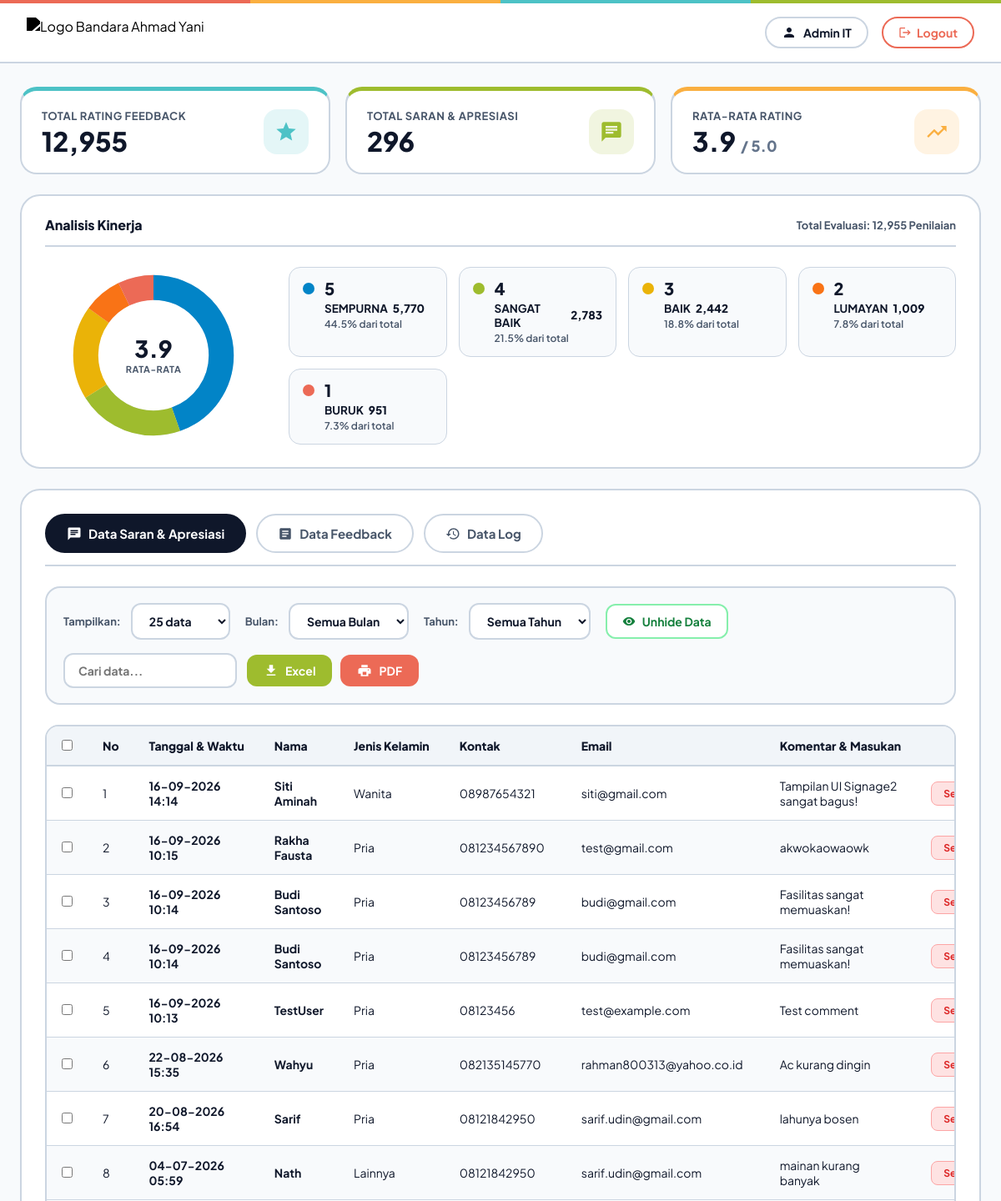
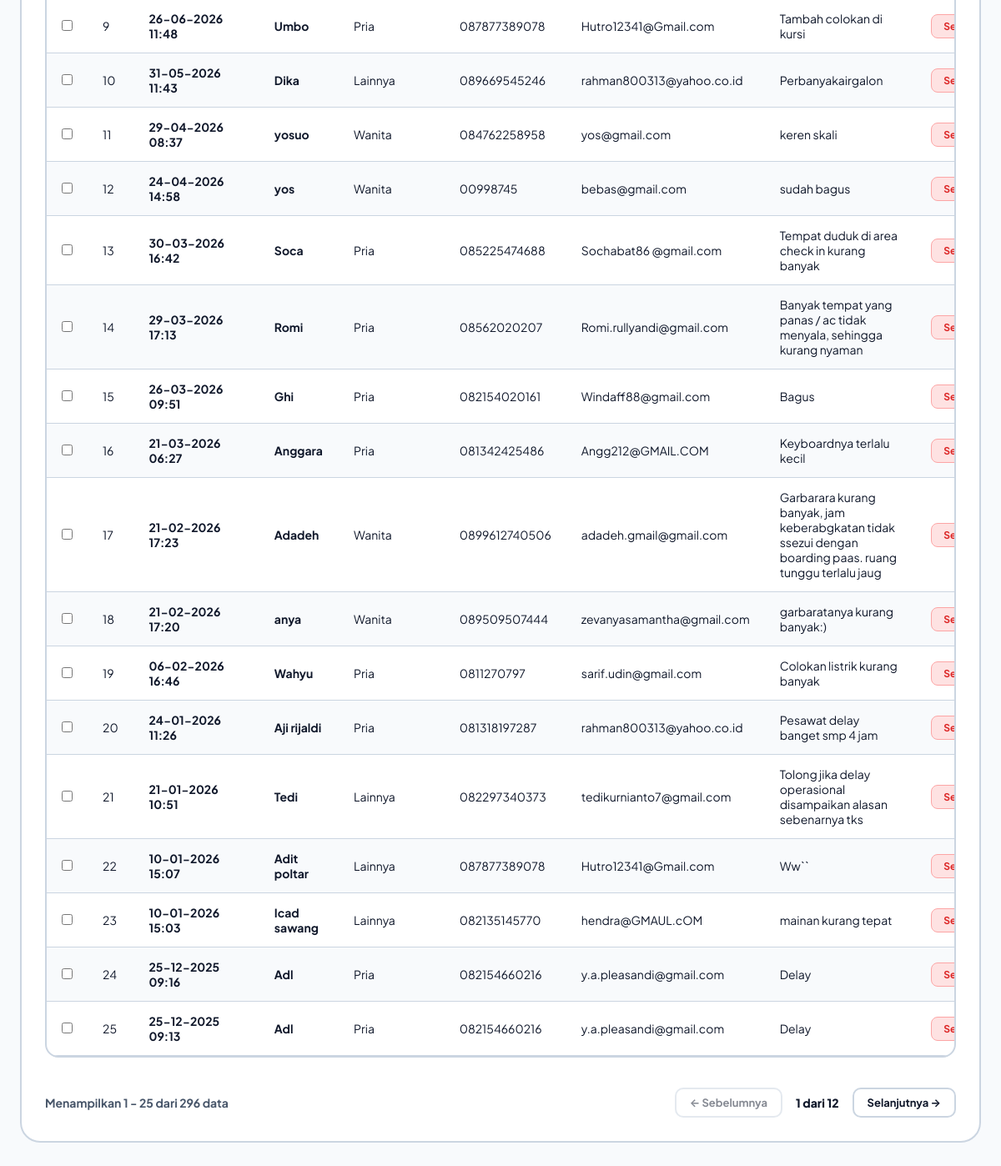
The page /dashboard/index.php (signed in) on the database its author committed (2 pictures, top to bottom).
### tables this page shows
CREATE TABLE `person` (
  `id_person` int(250) NOT NULL AUTO_INCREMENT,
  `cookie` varchar(200) NOT NULL,
  `Name` varchar(200) NOT NULL,
  `Gender` int(11) NOT NULL,
  `Contact` text NOT NULL,
  `Subject` int(11) NOT NULL,
  `Email` text NOT NULL,
  `Coment` text NOT NULL,
  `date_fb` datetime NOT NULL,
  `flag` int(1) NOT NULL,
  PRIMARY KEY (`id_person`),
  KEY `cookie` (`cookie`),
  KEY `cookie_2` (`cookie`)
);

### dashboard/index.php (the view, shortened to what the rows shown need)
<?php
$tab = isset($_GET['tab']) ? $_GET['tab'] : 'saran';
$limit = isset($_GET['limit']) ? intval($_GET['limit']) : 25;
$month = isset($_GET['month']) ? $_GET['month'] : 'all';
$year = isset($_GET['year']) ? $_GET['year'] : 'all';
$page_num = isset($_GET['p']) ? max(1, intval($_GET['p'])) : 1;
$offset = ($page_num - 1) * $limit;
$where_clauses = array();
$total_records = 0;
$table_data = array();
if ($tab === 'saran') {
    $where_clauses[] = "(flag = 1 OR flag IS NULL)";
    $where_sql = !empty($where_clauses) ? "WHERE " . implode(" AND ", $where_clauses) : "";
    $res_count = @mysql_query("SELECT COUNT(*) as count FROM person $where_sql");
    $row_count = @mysql_fetch_assoc($res_count);
    $total_records = isset($row_count['count']) ? intval($row_count['count']) : 0;
    $res_data = @mysql_query("SELECT * FROM person $where_sql ORDER BY date_fb DESC LIMIT $offset, $limit");
    if ($res_data) {
        while ($r = mysql_fetch_assoc($res_data)) {
            $table_data[] = $r;
        }
    }
} else if ($tab === 'feedback') {
    if ($month !== 'all' && is_numeric($month)) $where_clauses[] = "MONTH(r.date_time) = " . intval($month);
    if ($year !== 'all' && is_numeric($year)) $where_clauses[] = "YEAR(r.date_time) = " . intval($year);
    $where_sql = !empty($where_clauses) ? "WHERE " . implode(" AND ", $where_clauses) : "";
    $query_feedback = "SELECT u.Id_unit, u.nama_unit, AVG(r.Id_vote) as avg_score, COUNT(r.Id_vote) as total_votes
                       FROM unit_n u
                       LEFT JOIN rate_n r ON u.Id_unit = r.Id_unit
                       $where_sql
                       GROUP BY u.Id_unit, u.nama_unit
                       ORDER BY avg_score DESC, total_votes DESC";
    $res_data = @mysql_query($query_feedback);
    $all_units_data = array();
    if ($res_data) {
        while ($r = mysql_fetch_assoc($res_data)) {
            $all_units_data[] = $r;
        }
    }
    $total_records = count($all_units_data);
    $table_data = array_slice($all_units_data, $offset, $limit);
}
$start_item = ($total_records > 0) ? ($offset + 1) : 0;
?>
<!DOCTYPE html>
<html lang="id">
<head>
    <link rel="stylesheet" href="css/dashboard_modern.css">
</head>
<body>
    <main class="dash-container">
        <section class="panel-card">
            <div class="table-wrapper">
                <form id="batchActionForm" method="post" action="index.php?tab=<?php echo urlencode($tab); ?>&limit=<?php echo $limit; ?>&month=<?php echo urlencode($month); ?>&year=<?php echo urlencode($year); ?>&p=<?php echo $page_num; ?>">
                    <table id="dataTable" class="data-table">
                        <thead>
                            <?php if ($tab === 'saran'): ?>
                                <tr>
                                    <th width="40" style="text-align: center;">
                                        <input type="checkbox" id="selectAllCheckbox" onclick="toggleSelectAll(this)" title="Pilih Semua">
                                    </th>
                                    <th width="45">No</th>
                                    <th width="150">Tanggal & Waktu</th>
                                    <th>Nama</th>
                                    <th>Jenis Kelamin</th>
                                    <th>Kontak</th>
                                    <th>Email</th>
                                    <th>Komentar & Masukan</th>
                                    <th width="140" style="text-align: center;">Aksi</th>
                                </tr>
                            <?php endif; ?>
                        </thead>
                        <tbody>
                            <?php if (!empty($table_data)): ?>
                                <?php $curr_no = $start_item; ?>
                                <?php foreach ($table_data as $row): ?>
                                    <?php if ($tab === 'saran'): ?>
                                        <?php
                                        $gender = ($row['Gender'] == 1) ? 'Pria' : (($row['Gender'] == 2) ? 'Wanita' : 'Lainnya');
                                        ?>
                                        <tr>
                                            <td align="center">
                                                <input type="checkbox" name="selected_cookies[]" class="row-checkbox" value="<?php echo htmlspecialchars($row['cookie']); ?>" onclick="updateBatchToolbar()">
                                            </td>
                                            <td><?php echo $curr_no++; ?></td>
                                            <td><strong><?php echo date("d-m-Y H:i", strtotime($row['date_fb'])); ?></strong></td>
                                            <td><strong><?php echo htmlspecialchars($row['Name']); ?></strong></td>
                                            <td><?php echo $gender; ?></td>
                                            <td><?php echo htmlspecialchars($row['Contact']); ?></td>
                                            <td><?php echo htmlspecialchars($row['Email']); ?></td>
                                            <td><?php echo htmlspecialchars($row['Coment']); ?></td>
                                            <td align="center">
                                                <button type="button" class="btn-action-toggle btn-action-hide" onclick="singleToggleFlag('<?php echo htmlspecialchars($row['cookie']); ?>', 0)" title="Sembunyikan review ini">
                                                    Sembunyikan
                                                </button>
                                            </td>
                                        </tr>
                                    <?php endif; ?>
                                <?php endforeach; ?>
                            <?php endif; ?>
                        </tbody>
                    </table>
                </form>
            </div>
        </section>
    </main>
</body>
</html>

### rows shown on the page
person: date_fb "16-09-2026 14:14", Name "Siti Aminah", Gender "Wanita", Contact "08987654321", Email "siti@gmail.com", Coment "Tampilan UI Signage2 sangat bagus!"
person: date_fb "16-09-2026 10:15", Name "Rakha Fausta", Gender "Pria", Contact "081234567890", Email "test@gmail.com", Coment "akwokaowaowk"
person: date_fb "16-09-2026 10:14", Name "Budi Santoso", Gender "Pria", Contact "08123456789", Email "budi@gmail.com", Coment "Fasilitas sangat memuaskan!"
person: date_fb "16-09-2026 10:14", Name "Budi Santoso", Gender "Pria", Contact "08123456789", Email "budi@gmail.com", Coment "Fasilitas sangat memuaskan!"
person: date_fb "16-09-2026 10:13", Name "TestUser", Gender "Pria", Contact "08123456", Email "test@example.com", Coment "Test comment"
person: date_fb "22-08-2026 15:35", Name "Wahyu", Gender "Pria", Contact "082135145770", Email "rahman800313@yahoo.co.id", Coment "Ac kurang dingin"
person: date_fb "20-08-2026 16:54", Name "Sarif", Gender "Pria", Contact "08121842950", Email "sarif.udin@gmail.com", Coment "lahunya bosen"
person: date_fb "04-07-2026 05:59", Name "Nath", Gender "Lainnya", Contact "08121842950", Email "sarif.udin@gmail.com", Coment "mainan kurang banyak"
person: date_fb "26-06-2026 11:48", Name "Umbo", Gender "Pria", Contact "087877389078", Email "Hutro12341@Gmail.com", Coment "Tambah colokan di kursi"
person: date_fb "31-05-2026 11:43", Name "Dika", Gender "Lainnya", Contact "089669545246", Email "rahman800313@yahoo.co.id", Coment "Perbanyakairgalon"
person: date_fb "29-04-2026 08:37", Name "yosuo", Gender "Wanita", Contact "084762258958", Email "yos@gmail.com", Coment "keren skali"
person: date_fb "24-04-2026 14:58", Name "yos", Gender "Wanita", Contact "00998745", Email "bebas@gmail.com", Coment "sudah bagus"
person: date_fb "30-03-2026 16:42", Name "Soca", Gender "Pria", Contact "085225474688", Email "Sochabat86 @gmail.com", Coment "Tempat duduk di area check in kurang banyak"
person: date_fb "29-03-2026 17:13", Name "Romi", Gender "Pria", Contact "08562020207", Email "Romi.rullyandi@gmail.com", Coment "Banyak tempat yang panas / ac tidak menyala, sehingga kurang nyaman"
person: date_fb "26-03-2026 09:51", Name "Ghi", Gender "Pria", Contact "082154020161", Email "Windaff88@gmail.com", Coment "Bagus"
person: date_fb "21-03-2026 06:27", Name "Anggara", Gender "Pria", Contact "081342425486", Email "Angg212@GMAIL.COM", Coment "Keyboardnya terlalu kecil"
person: date_fb "21-02-2026 17:23", Name "Adadeh", Gender "Wanita", Contact "0899612740506", Email "adadeh.gmail@gmail.com", Coment "Garbarara kurang banyak, jam keberabgkatan tidak ssezui dengan boarding paas. ruang tunggu terlalu jaug"
person: date_fb "21-02-2026 17:20", Name "anya", Gender "Wanita", Contact "089509507444", Email "zevanyasamantha@gmail.com", Coment "garbaratanya kurang banyak:)"
person: date_fb "06-02-2026 16:46", Name "Wahyu", Gender "Pria", Contact "0811270797", Email "sarif.udin@gmail.com", Coment "Colokan listrik kurang banyak"
person: date_fb "24-01-2026 11:26", Name "Aji rijaldi", Gender "Pria", Contact "081318197287", Email "rahman800313@yahoo.co.id", Coment "Pesawat delay banget smp 4 jam"
person: date_fb "21-01-2026 10:51", Name "Tedi", Gender "Lainnya", Contact "082297340373", Email "tedikurnianto7@gmail.com", Coment "Tolong jika delay operasional disampaikan alasan sebenarnya tks"
person: date_fb "10-01-2026 15:07", Name "Adit poltar", Gender "Lainnya", Contact "087877389078", Email "Hutro12341@Gmail.com", Coment "Ww``"
person: date_fb "10-01-2026 15:03", Name "Icad sawang", Gender "Lainnya", Contact "082135145770", Email "hendra@GMAUL.cOM", Coment "mainan kurang tepat"
person: date_fb "25-12-2025 09:16", Name "Adl", Gender "Pria", Contact "082154660216", Email "y.a.pleasandi@gmail.com", Coment "Delay"
person: date_fb "25-12-2025 09:13", Name "Adl", Gender "Pria", Contact "082154660216", Email "y.a.pleasandi@gmail.com", Coment "Delay"

### other values the page prints
$current_user "Admin IT"
$total_ratings "12,955"
$total_saran "296"
$avg_rating_score "3.9"
$sum_votes "12,955"
$val "5"
$label_text "SEMPURNA"
$count "5,770"
$pct "44.5"
$val "4"
$label_text "SANGAT BAIK"
$count "2,783"
$pct "21.5"
$val "3"
$label_text "BAIK"
